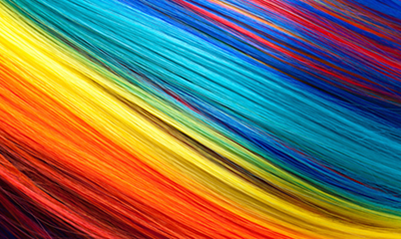
%> input picture Assignment3/colors.png, 401 x 239 px
$ octave exercise4_assignment3d.m   (GNU Octave 9; MATLAB toolbox functions it lacks are replaced by stand-ins)
%> lines starting %> are read from the running program, lines starting %| are printed output that depends on the picture
### Assignment3/jpegcompr.m
function K = jpegcompr(I,q)
[row, coln]= size(I);
row_o = row;
coln_o = coln;
if row > coln
    out = 0;
    for i=1:100
        if out == 0
        a = row;
        b = 8;
        out = ~rem(a,b) * a/b;
        row = row+1;
        end
    end
    row = row-1;
    diffr=row-row_o;
    diffc=row-coln;
    I = padarray(I,[diffr, diffc,0],0,'post');
    Siz=row;
else
    out = 0;
    for i=1:100
        if out == 0
        a = coln;
        b = 8;
        out = ~rem(a,b) * a/b;
        coln = coln+1;
        end
    end
    coln = coln-1;
    diffr=coln-row;
    diffc=coln-coln_o;
    I = padarray(I,[diffr, diffc,0],0,'post');
    Siz=coln;
end
I1=I;
I= double(I);
I = I - (128*ones(Siz));
QX = quantization_matrix(q);
% Formulation of forward DCT Matrix and inverse DCT matrix
DCT_matrix8 = my_dct(eye(8));
iDCT_matrix8 = DCT_matrix8';   %inv(DCT_matrix8);
% Jpeg Compression
dct_restored = zeros(row,coln);
QX = double(QX);
% Jpeg Encoding
% Forward Discret Cosine Transform
for i1=[1:8:row]
    for i2=[1:8:coln]
        zBLOCK=I(i1:i1+7,i2:i2+7);
        win1=DCT_matrix8*zBLOCK*iDCT_matrix8;
        dct_domain(i1:i1+7,i2:i2+7)=win1;
    end
end
% Quantization of the DCT coefficients
for i1=[1:8:row]
    for i2=[1:8:coln]
        win1 = dct_domain(i1:i1+7,i2:i2+7);
        win2=round(win1./QX);
        dct_quantized(i1:i1+7,i2:i2+7)=win2;
    end
end
I3 = dct_quantized;

% Jpeg Decoding
% Dequantization of DCT Coefficients
for i1=[1:8:row]
    for i2=[1:8:coln]
        win2 = dct_quantized(i1:i1+7,i2:i2+7);
        win3 = win2.*QX;
        dct_dequantized(i1:i1+7,i2:i2+7) = win3;
    end
end
% Inverse DISCRETE COSINE TRANSFORM
for i1=[1:8:row]
    for i2=[1:8:coln]
        win3 = dct_dequantized(i1:i1+7,i2:i2+7);
        win4=iDCT_matrix8*win3*DCT_matrix8;
        dct_restored(i1:i1+7,i2:i2+7)=win4;
    end
end
I2=dct_restored;
% Conversion of Image Matrix to Intensity image
K=mat2gray(I2);
%Display of Results

K=K(1:row_o,1:coln_o);
I1=I1(1:row_o,1:coln_o);

figure;
subplot(1,3,1);subimage(I1);title('Original Image');
grid off;set(gca,'xtick',[]);set(gca,'ytick',[]);
subplot(1,3,2);imshow(log(abs(I3)),[]);colormap(jet);title('Image After DCT');
subplot(1,3,3);imshow(K);title('Image After IDCT');
end

### Assignment3/exercise4_assignment3d.m
% Author: Mattia Limone
% Change the current folder to m file one
if(~isdeployed)
	cd(fileparts(which(mfilename)));
end
clc;	% Clear command window.
clear;	% Delete all variables.
close all;	% Close all figure windows except those created by imtool.
imtool close all;	% Close all figure windows created by imtool.
workspace;	% Make sure the workspace panel is showing.

RGB= imread('colors.png');
%> RGB is the input picture: size 239x401x3 uint8; mean R, G, B 121.2, 113.4, 89.4
YCBCR = rgb2ycbcr(RGB);
%> YCBCR: size 239x401x3 uint8; mean of channels 1, 2, 3 113, 116.3, 133.1
%Isolate Y.
Y  = YCBCR(:,:,1);
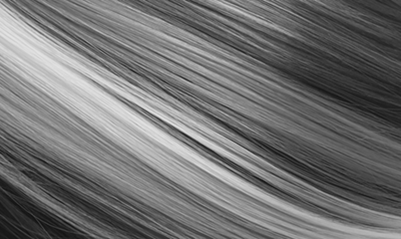
%> Y: size 239x401 uint8; min 18, max 228, mean 113
%Isolate Cb.
Cb = YCBCR(:,:,2);
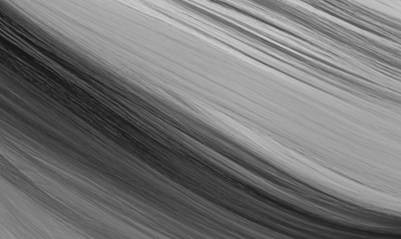
%> Cb: size 239x401 uint8; min 21, max 209, mean 116.3
%Isolate Cr.
Cr = YCBCR(:,:,3);
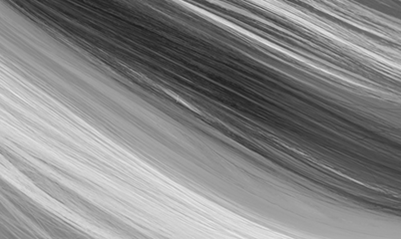
%> Cr: size 239x401 uint8; min 29, max 231, mean 133.1
%Changing every even matrix value with his previous odd value
Cb(:, 2:2:end) = Cb(:, 1:2:end-1);
Cr(:, 2:2:end) = Cr(:, 1:2:end-1);
%Splitting into 3 different jpeg compression
Y = jpegcompr(Y,100);
%> in jpegcompr, `I = padarray(I,[diffr, diffc,0],0,'post');`:
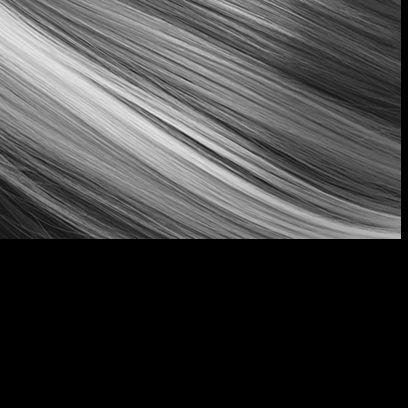
%> I: size 408x408 uint8; min 0, max 228, mean 65.1
%> in jpegcompr, `I = I - (128*ones(Siz));`:
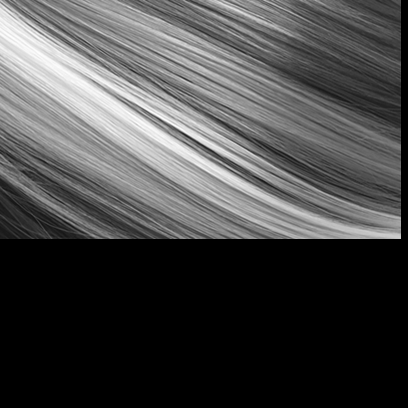
%> I: size 408x408 double; min -128, max 100, mean -62.9; drawn with min black and max white
%> the run ends on the next line
